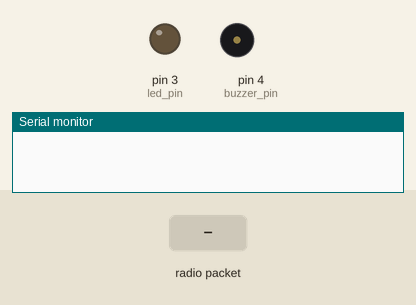
Simulated run of this sketch. Board: Arduino Uno, built with avr-gcc and run on an emulated ATmega328P. Parts: output pins drawn as LEDs (lit = HIGH), buzzer (waves = sounding), the last lines printed to the serial monitor. Inputs (shaded band) come from the test bench. No radio packets arrive unless stated.

Above: at 1.2 s.
1.3 s: radio packet "1" arrives
At 2.3 s:
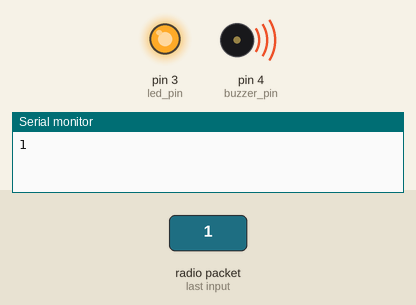
Timing chart, 0 to 4.3 s (numbered marks = the images above; inputs shaded):
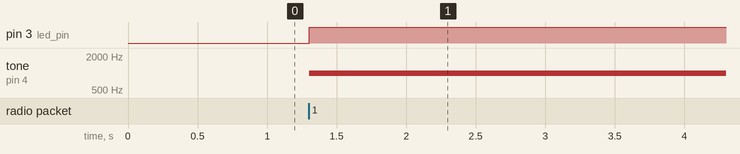

The sketch:

receiver.ino
```cpp
#include <SPI.h>
#include <nRF24L01.h>
#include <RF24.h>
RF24 radio(9, 10); // CE, CSN
const byte address[6] = "00001";
boolean button_state = 0;
int led_pin = 3; //set led pin
int buzzer_pin = 4; //set buzzer pin
void setup() {
  pinMode(led_pin, OUTPUT);
  pinMode(buzzer_pin, OUTPUT);
  Serial.begin(9600);
  radio.begin();
  radio.openReadingPipe(0, address);   //Setting the address at which we will receive the data
  radio.setPALevel(RF24_PA_MIN);       //You can set this as minimum or maximum depending on the distance between the transmitter and receiver.
  radio.startListening();              //This sets the module as receiver
}
void loop(){
  if (radio.available()) {             //Looking for the data.
    char text[32] = "";                 //Saving the incoming data
    radio.read(&text, sizeof(text));    //Reading the data
    radio.read(&button_state, sizeof(button_state));    //Reading the data
    if(button_state == HIGH){
      tone(buzzer_pin, 1000);
      digitalWrite(led_pin, HIGH);
      Serial.println(text);
    }
    else  {
      noTone(buzzer_pin);
      digitalWrite(led_pin, LOW);
      Serial.println(text);}
    }
  delay(5);
}
```

Measured:
- after the input at 1.3 s, pin 3 (led_pin): LOW → HIGH at once; tone on pin 4 (buzzer_pin): silent → 1000 Hz at once
